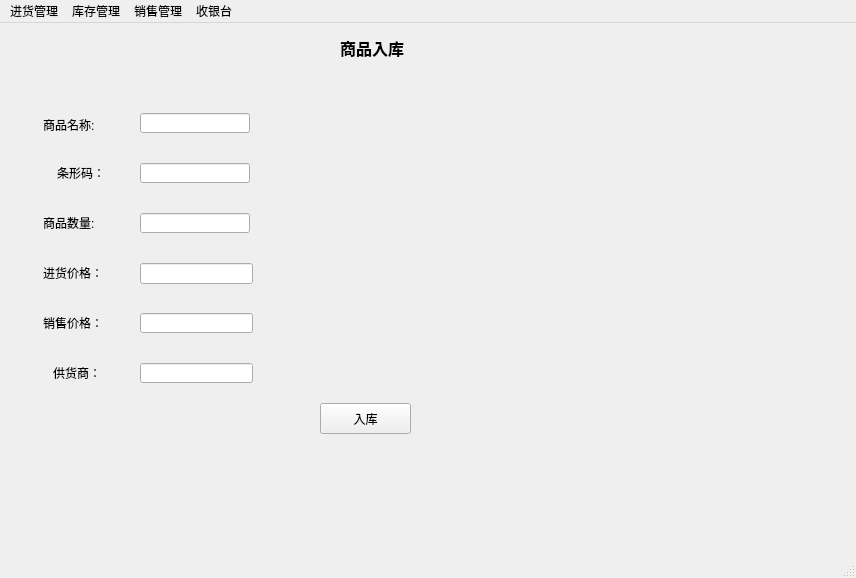
<?xml version="1.0" encoding="UTF-8"?>
<ui version="4.0">
 <class>MainWindow</class>
 <widget class="QMainWindow" name="MainWindow">
  <property name="geometry">
   <rect>
    <x>0</x>
    <y>0</y>
    <width>856</width>
    <height>578</height>
   </rect>
  </property>
  <property name="windowTitle">
   <string>MainWindow</string>
  </property>
  <widget class="QWidget" name="centralwidget">
   <widget class="QStackedWidget" name="stackedWidget">
    <property name="geometry">
     <rect>
      <x>0</x>
      <y>0</y>
      <width>851</width>
      <height>561</height>
     </rect>
    </property>
    <property name="currentIndex">
     <number>4</number>
    </property>
    <widget class="QWidget" name="page">
     <widget class="QLabel" name="label_7">
      <property name="geometry">
       <rect>
        <x>40</x>
        <y>359</y>
        <width>81</width>
        <height>21</height>
       </rect>
      </property>
      <property name="text">
       <string>缺货商品:</string>
      </property>
     </widget>
     <widget class="QLabel" name="label_8">
      <property name="geometry">
       <rect>
        <x>40</x>
        <y>50</y>
        <width>81</width>
        <height>21</height>
       </rect>
      </property>
      <property name="text">
       <string>当前商品：</string>
      </property>
     </widget>
     <widget class="QTextEdit" name="textEdit">
      <property name="geometry">
       <rect>
        <x>40</x>
        <y>390</y>
        <width>621</width>
        <height>131</height>
       </rect>
      </property>
      <property name="readOnly">
       <bool>true</bool>
      </property>
     </widget>
     <widget class="QLabel" name="label_20">
      <property name="geometry">
       <rect>
        <x>340</x>
        <y>10</y>
        <width>101</width>
        <height>30</height>
       </rect>
      </property>
      <property name="font">
       <font>
        <family>Century Schoolbook</family>
        <pointsize>12</pointsize>
        <weight>75</weight>
        <bold>true</bold>
       </font>
      </property>
      <property name="text">
       <string>库存浏览</string>
      </property>
     </widget>
     <widget class="QTableView" name="tableView">
      <property name="geometry">
       <rect>
        <x>40</x>
        <y>80</y>
        <width>621</width>
        <height>261</height>
       </rect>
      </property>
     </widget>
     <widget class="QPushButton" name="pushButton">
      <property name="geometry">
       <rect>
        <x>690</x>
        <y>100</y>
        <width>101</width>
        <height>31</height>
       </rect>
      </property>
      <property name="text">
       <string>查看库存</string>
      </property>
     </widget>
     <widget class="QPushButton" name="printbtn">
      <property name="geometry">
       <rect>
        <x>690</x>
        <y>170</y>
        <width>101</width>
        <height>31</height>
       </rect>
      </property>
      <property name="text">
       <string>打印库存清单</string>
      </property>
     </widget>
     <widget class="QPushButton" name="findbtn">
      <property name="geometry">
       <rect>
        <x>700</x>
        <y>430</y>
        <width>91</width>
        <height>31</height>
       </rect>
      </property>
      <property name="text">
       <string>查找</string>
      </property>
     </widget>
     <widget class="QTextEdit" name="information">
      <property name="geometry">
       <rect>
        <x>640</x>
        <y>550</y>
        <width>1</width>
        <height>1</height>
       </rect>
      </property>
      <property name="frameShape">
       <enum>QFrame::NoFrame</enum>
      </property>
     </widget>
    </widget>
    <widget class="QWidget" name="page_4">
     <widget class="QLabel" name="label_9">
      <property name="geometry">
       <rect>
        <x>340</x>
        <y>10</y>
        <width>141</width>
        <height>30</height>
       </rect>
      </property>
      <property name="font">
       <font>
        <family>Century Schoolbook</family>
        <pointsize>12</pointsize>
        <weight>75</weight>
        <italic>false</italic>
        <bold>true</bold>
       </font>
      </property>
      <property name="styleSheet">
       <string notr="true"/>
      </property>
      <property name="text">
       <string>商品销售情况</string>
      </property>
     </widget>
     <widget class="QTextEdit" name="list_2">
      <property name="geometry">
       <rect>
        <x>20</x>
        <y>90</y>
        <width>731</width>
        <height>261</height>
       </rect>
      </property>
      <property name="readOnly">
       <bool>true</bool>
      </property>
     </widget>
     <widget class="QPushButton" name="printbtn_2">
      <property name="geometry">
       <rect>
        <x>650</x>
        <y>380</y>
        <width>101</width>
        <height>31</height>
       </rect>
      </property>
      <property name="text">
       <string>打印销售清单</string>
      </property>
     </widget>
     <widget class="QPushButton" name="totalbtn">
      <property name="geometry">
       <rect>
        <x>320</x>
        <y>450</y>
        <width>75</width>
        <height>31</height>
       </rect>
      </property>
      <property name="text">
       <string>统计</string>
      </property>
     </widget>
     <widget class="QLabel" name="label_11">
      <property name="geometry">
       <rect>
        <x>70</x>
        <y>455</y>
        <width>81</width>
        <height>20</height>
       </rect>
      </property>
      <property name="text">
       <string>总收入情况：</string>
      </property>
     </widget>
     <widget class="QTextEdit" name="totaltext">
      <property name="geometry">
       <rect>
        <x>170</x>
        <y>450</y>
        <width>104</width>
        <height>31</height>
       </rect>
      </property>
      <property name="readOnly">
       <bool>true</bool>
      </property>
     </widget>
    </widget>
    <widget class="QWidget" name="page_3">
     <widget class="QLabel" name="label_12">
      <property name="geometry">
       <rect>
        <x>50</x>
        <y>80</y>
        <width>71</width>
        <height>21</height>
       </rect>
      </property>
      <property name="text">
       <string>商品名称:</string>
      </property>
     </widget>
     <widget class="QLineEdit" name="name_3">
      <property name="geometry">
       <rect>
        <x>140</x>
        <y>80</y>
        <width>113</width>
        <height>20</height>
       </rect>
      </property>
     </widget>
     <widget class="QPushButton" name="incar">
      <property name="geometry">
       <rect>
        <x>450</x>
        <y>75</y>
        <width>101</width>
        <height>31</height>
       </rect>
      </property>
      <property name="text">
       <string>添加至购物车</string>
      </property>
     </widget>
     <widget class="QLabel" name="label_13">
      <property name="geometry">
       <rect>
        <x>50</x>
        <y>120</y>
        <width>71</width>
        <height>20</height>
       </rect>
      </property>
      <property name="text">
       <string>已购商品：</string>
      </property>
     </widget>
     <widget class="QTextEdit" name="cargoods">
      <property name="geometry">
       <rect>
        <x>660</x>
        <y>420</y>
        <width>1</width>
        <height>1</height>
       </rect>
      </property>
      <property name="frameShape">
       <enum>QFrame::NoFrame</enum>
      </property>
      <property name="frameShadow">
       <enum>QFrame::Plain</enum>
      </property>
      <property name="readOnly">
       <bool>true</bool>
      </property>
     </widget>
     <widget class="QLabel" name="label_14">
      <property name="geometry">
       <rect>
        <x>80</x>
        <y>445</y>
        <width>51</width>
        <height>21</height>
       </rect>
      </property>
      <property name="text">
       <string>共计</string>
      </property>
     </widget>
     <widget class="QTextEdit" name="totalprice">
      <property name="geometry">
       <rect>
        <x>140</x>
        <y>440</y>
        <width>104</width>
        <height>31</height>
       </rect>
      </property>
      <property name="readOnly">
       <bool>true</bool>
      </property>
     </widget>
     <widget class="QPushButton" name="paytotal">
      <property name="geometry">
       <rect>
        <x>570</x>
        <y>440</y>
        <width>91</width>
        <height>31</height>
       </rect>
      </property>
      <property name="text">
       <string>结算</string>
      </property>
     </widget>
     <widget class="QPushButton" name="printbtn_3">
      <property name="geometry">
       <rect>
        <x>400</x>
        <y>440</y>
        <width>111</width>
        <height>31</height>
       </rect>
      </property>
      <property name="text">
       <string>打印购物清单</string>
      </property>
     </widget>
     <widget class="QSpinBox" name="number">
      <property name="geometry">
       <rect>
        <x>310</x>
        <y>80</y>
        <width>71</width>
        <height>21</height>
       </rect>
      </property>
     </widget>
     <widget class="QLabel" name="label_22">
      <property name="geometry">
       <rect>
        <x>340</x>
        <y>19</y>
        <width>101</width>
        <height>21</height>
       </rect>
      </property>
      <property name="font">
       <font>
        <family>Century Schoolbook</family>
        <pointsize>12</pointsize>
        <weight>75</weight>
        <bold>true</bold>
       </font>
      </property>
      <property name="text">
       <string>消费结算</string>
      </property>
     </widget>
     <widget class="QTableView" name="tableView_2">
      <property name="geometry">
       <rect>
        <x>50</x>
        <y>160</y>
        <width>631</width>
        <height>261</height>
       </rect>
      </property>
     </widget>
    </widget>
    <widget class="QWidget" name="page_5">
     <widget class="QPushButton" name="findbtn_2">
      <property name="geometry">
       <rect>
        <x>520</x>
        <y>80</y>
        <width>75</width>
        <height>23</height>
       </rect>
      </property>
      <property name="text">
       <string>查找商品</string>
      </property>
     </widget>
     <widget class="QPushButton" name="changebtn">
      <property name="geometry">
       <rect>
        <x>450</x>
        <y>420</y>
        <width>75</width>
        <height>23</height>
       </rect>
      </property>
      <property name="text">
       <string>修改信息</string>
      </property>
     </widget>
     <widget class="QPushButton" name="deletebtn">
      <property name="geometry">
       <rect>
        <x>610</x>
        <y>420</y>
        <width>75</width>
        <height>23</height>
       </rect>
      </property>
      <property name="text">
       <string>删除商品</string>
      </property>
     </widget>
     <widget class="QLabel" name="label_10">
      <property name="geometry">
       <rect>
        <x>65</x>
        <y>80</y>
        <width>71</width>
        <height>21</height>
       </rect>
      </property>
      <property name="text">
       <string>商品名称：</string>
      </property>
     </widget>
     <widget class="QLabel" name="label_15">
      <property name="geometry">
       <rect>
        <x>80</x>
        <y>130</y>
        <width>71</width>
        <height>21</height>
       </rect>
      </property>
      <property name="text">
       <string>条形码：</string>
      </property>
     </widget>
     <widget class="QLineEdit" name="goodname_2">
      <property name="geometry">
       <rect>
        <x>160</x>
        <y>80</y>
        <width>113</width>
        <height>20</height>
       </rect>
      </property>
     </widget>
     <widget class="QLineEdit" name="barcode_2">
      <property name="geometry">
       <rect>
        <x>160</x>
        <y>130</y>
        <width>113</width>
        <height>20</height>
       </rect>
      </property>
      <property name="readOnly">
       <bool>false</bool>
      </property>
     </widget>
     <widget class="QLineEdit" name="amount_2">
      <property name="geometry">
       <rect>
        <x>160</x>
        <y>180</y>
        <width>113</width>
        <height>20</height>
       </rect>
      </property>
      <property name="readOnly">
       <bool>false</bool>
      </property>
     </widget>
     <widget class="QLineEdit" name="outprice">
      <property name="geometry">
       <rect>
        <x>160</x>
        <y>280</y>
        <width>113</width>
        <height>20</height>
       </rect>
      </property>
      <property name="readOnly">
       <bool>false</bool>
      </property>
     </widget>
     <widget class="QLineEdit" name="inprice">
      <property name="geometry">
       <rect>
        <x>160</x>
        <y>230</y>
        <width>113</width>
        <height>20</height>
       </rect>
      </property>
      <property name="readOnly">
       <bool>false</bool>
      </property>
     </widget>
     <widget class="QLineEdit" name="sup_2">
      <property name="geometry">
       <rect>
        <x>160</x>
        <y>330</y>
        <width>113</width>
        <height>20</height>
       </rect>
      </property>
      <property name="readOnly">
       <bool>false</bool>
      </property>
     </widget>
     <widget class="QLabel" name="label_16">
      <property name="geometry">
       <rect>
        <x>95</x>
        <y>230</y>
        <width>61</width>
        <height>21</height>
       </rect>
      </property>
      <property name="text">
       <string>进价：</string>
      </property>
     </widget>
     <widget class="QLabel" name="label_17">
      <property name="geometry">
       <rect>
        <x>95</x>
        <y>180</y>
        <width>71</width>
        <height>21</height>
       </rect>
      </property>
      <property name="text">
       <string>数量：</string>
      </property>
     </widget>
     <widget class="QLabel" name="label_18">
      <property name="geometry">
       <rect>
        <x>95</x>
        <y>280</y>
        <width>61</width>
        <height>21</height>
       </rect>
      </property>
      <property name="text">
       <string>售价：</string>
      </property>
     </widget>
     <widget class="QLabel" name="label_19">
      <property name="geometry">
       <rect>
        <x>80</x>
        <y>330</y>
        <width>61</width>
        <height>21</height>
       </rect>
      </property>
      <property name="text">
       <string>供货商：</string>
      </property>
     </widget>
     <widget class="QLabel" name="label_23">
      <property name="geometry">
       <rect>
        <x>340</x>
        <y>10</y>
        <width>141</width>
        <height>41</height>
       </rect>
      </property>
      <property name="font">
       <font>
        <family>Century Schoolbook</family>
        <pointsize>12</pointsize>
        <weight>75</weight>
        <bold>true</bold>
       </font>
      </property>
      <property name="text">
       <string>商品信息修改</string>
      </property>
     </widget>
    </widget>
    <widget class="QWidget" name="page_2">
     <widget class="QLabel" name="label">
      <property name="geometry">
       <rect>
        <x>43</x>
        <y>92</y>
        <width>81</width>
        <height>20</height>
       </rect>
      </property>
      <property name="text">
       <string>商品名称:</string>
      </property>
     </widget>
     <widget class="QLabel" name="label_2">
      <property name="geometry">
       <rect>
        <x>43</x>
        <y>190</y>
        <width>81</width>
        <height>20</height>
       </rect>
      </property>
      <property name="text">
       <string>商品数量:</string>
      </property>
     </widget>
     <widget class="QLabel" name="label_3">
      <property name="geometry">
       <rect>
        <x>43</x>
        <y>240</y>
        <width>81</width>
        <height>20</height>
       </rect>
      </property>
      <property name="text">
       <string>进货价格：</string>
      </property>
     </widget>
     <widget class="QLabel" name="label_4">
      <property name="geometry">
       <rect>
        <x>43</x>
        <y>290</y>
        <width>81</width>
        <height>20</height>
       </rect>
      </property>
      <property name="text">
       <string>销售价格：</string>
      </property>
     </widget>
     <widget class="QLabel" name="label_5">
      <property name="geometry">
       <rect>
        <x>53</x>
        <y>340</y>
        <width>71</width>
        <height>20</height>
       </rect>
      </property>
      <property name="text">
       <string>供货商：</string>
      </property>
     </widget>
     <widget class="QLineEdit" name="goodname">
      <property name="geometry">
       <rect>
        <x>140</x>
        <y>90</y>
        <width>110</width>
        <height>20</height>
       </rect>
      </property>
     </widget>
     <widget class="QLineEdit" name="barcode">
      <property name="geometry">
       <rect>
        <x>140</x>
        <y>140</y>
        <width>110</width>
        <height>20</height>
       </rect>
      </property>
     </widget>
     <widget class="QLineEdit" name="amount">
      <property name="geometry">
       <rect>
        <x>140</x>
        <y>190</y>
        <width>110</width>
        <height>20</height>
       </rect>
      </property>
     </widget>
     <widget class="QLineEdit" name="inPrice">
      <property name="geometry">
       <rect>
        <x>140</x>
        <y>240</y>
        <width>113</width>
        <height>21</height>
       </rect>
      </property>
     </widget>
     <widget class="QLineEdit" name="outPrice">
      <property name="geometry">
       <rect>
        <x>140</x>
        <y>290</y>
        <width>113</width>
        <height>20</height>
       </rect>
      </property>
     </widget>
     <widget class="QPushButton" name="input">
      <property name="geometry">
       <rect>
        <x>320</x>
        <y>380</y>
        <width>91</width>
        <height>31</height>
       </rect>
      </property>
      <property name="text">
       <string>入库</string>
      </property>
     </widget>
     <widget class="QLabel" name="label_6">
      <property name="geometry">
       <rect>
        <x>57</x>
        <y>140</y>
        <width>61</width>
        <height>20</height>
       </rect>
      </property>
      <property name="text">
       <string>条形码：</string>
      </property>
     </widget>
     <widget class="QLineEdit" name="sup">
      <property name="geometry">
       <rect>
        <x>140</x>
        <y>340</y>
        <width>113</width>
        <height>20</height>
       </rect>
      </property>
     </widget>
     <widget class="QLabel" name="label_21">
      <property name="geometry">
       <rect>
        <x>340</x>
        <y>10</y>
        <width>100</width>
        <height>30</height>
       </rect>
      </property>
      <property name="font">
       <font>
        <family>Century Schoolbook</family>
        <pointsize>12</pointsize>
        <weight>75</weight>
        <bold>true</bold>
       </font>
      </property>
      <property name="text">
       <string>商品入库</string>
      </property>
     </widget>
    </widget>
   </widget>
  </widget>
  <widget class="QMenuBar" name="menubar">
   <property name="geometry">
    <rect>
     <x>0</x>
     <y>0</y>
     <width>856</width>
     <height>23</height>
    </rect>
   </property>
   <widget class="QMenu" name="incontrol">
    <property name="title">
     <string>进货管理</string>
    </property>
    <addaction name="ingood"/>
   </widget>
   <widget class="QMenu" name="stockcontrol">
    <property name="title">
     <string>库存管理</string>
    </property>
    <addaction name="stock"/>
    <addaction name="change"/>
   </widget>
   <widget class="QMenu" name="incomecontrol">
    <property name="title">
     <string>销售管理</string>
    </property>
    <addaction name="income"/>
   </widget>
   <widget class="QMenu" name="salecontrol">
    <property name="title">
     <string>收银台</string>
    </property>
    <addaction name="sale"/>
   </widget>
   <addaction name="incontrol"/>
   <addaction name="stockcontrol"/>
   <addaction name="incomecontrol"/>
   <addaction name="salecontrol"/>
  </widget>
  <widget class="QStatusBar" name="statusbar"/>
  <action name="ingood">
   <property name="text">
    <string>进货</string>
   </property>
  </action>
  <action name="stock">
   <property name="text">
    <string>库存查看</string>
   </property>
  </action>
  <action name="income">
   <property name="text">
    <string>账目</string>
   </property>
  </action>
  <action name="sale">
   <property name="text">
    <string>结算</string>
   </property>
  </action>
  <action name="change">
   <property name="text">
    <string>信息修改</string>
   </property>
  </action>
 </widget>
 <tabstops>
  <tabstop>textEdit</tabstop>
  <tabstop>tableView</tabstop>
  <tabstop>pushButton</tabstop>
  <tabstop>printbtn</tabstop>
  <tabstop>findbtn</tabstop>
  <tabstop>information</tabstop>
  <tabstop>list_2</tabstop>
  <tabstop>printbtn_2</tabstop>
  <tabstop>totalbtn</tabstop>
  <tabstop>totaltext</tabstop>
  <tabstop>name_3</tabstop>
  <tabstop>incar</tabstop>
  <tabstop>number</tabstop>
  <tabstop>cargoods</tabstop>
  <tabstop>totalprice</tabstop>
  <tabstop>paytotal</tabstop>
  <tabstop>printbtn_3</tabstop>
  <tabstop>tableView_2</tabstop>
  <tabstop>findbtn_2</tabstop>
  <tabstop>changebtn</tabstop>
  <tabstop>deletebtn</tabstop>
  <tabstop>goodname_2</tabstop>
  <tabstop>barcode_2</tabstop>
  <tabstop>amount_2</tabstop>
  <tabstop>inprice</tabstop>
  <tabstop>outprice</tabstop>
  <tabstop>sup_2</tabstop>
  <tabstop>goodname</tabstop>
  <tabstop>barcode</tabstop>
  <tabstop>amount</tabstop>
  <tabstop>inPrice</tabstop>
  <tabstop>outPrice</tabstop>
  <tabstop>sup</tabstop>
  <tabstop>input</tabstop>
 </tabstops>
 <resources/>
 <connections/>
</ui>
